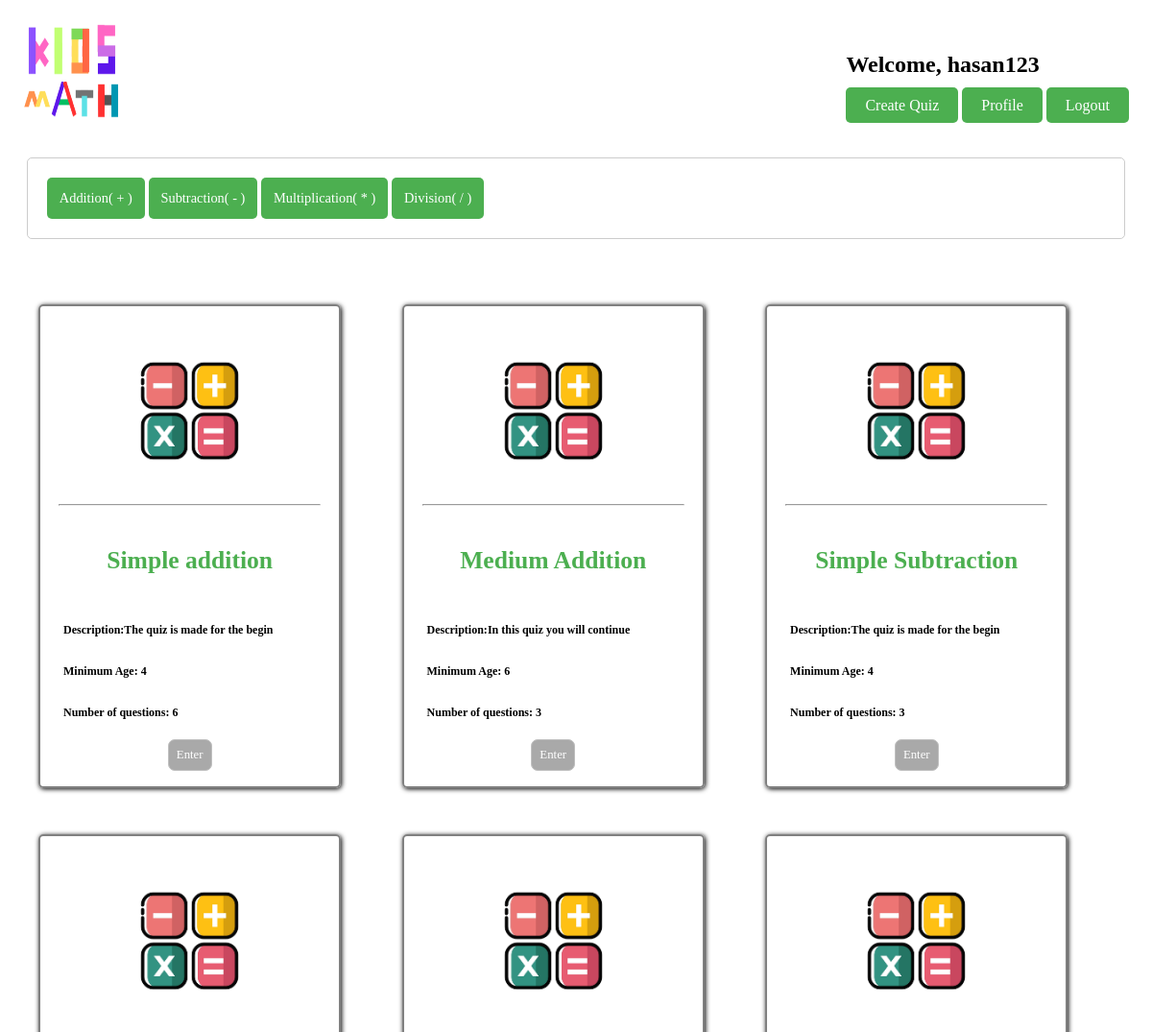
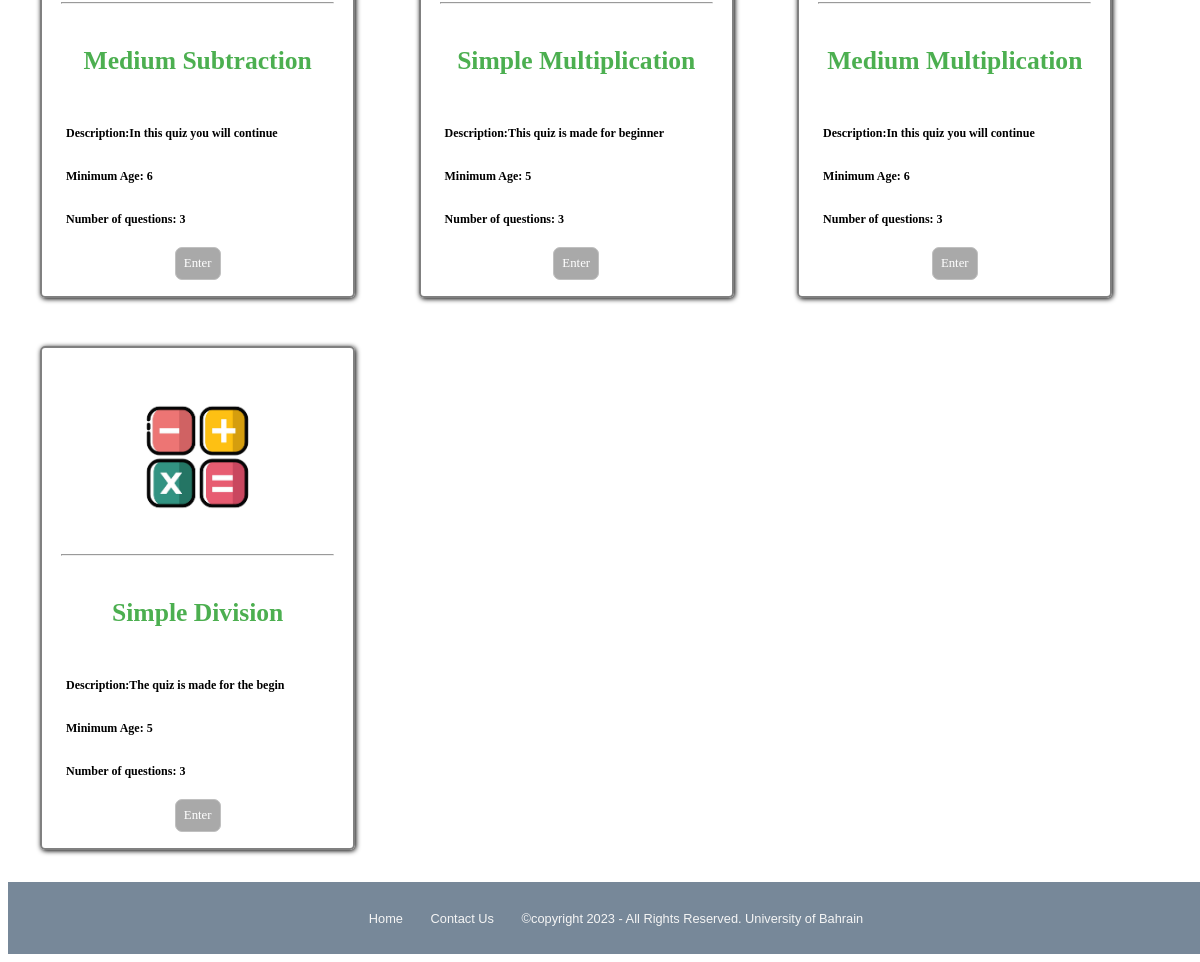
The app's page /home.php (signed in) with its own data (2 pictures, top to bottom).
### tables this page shows
CREATE TABLE `quizzes` (
  `QuizID` int(11) NOT NULL,
  `UserID` int(11) NOT NULL,
  `Title` varchar(150) NOT NULL,
  `Description` text NOT NULL,
  `Prerequisites` varchar(50) NOT NULL,
  `category` varchar(255) NOT NULL,
  `display_questions` int(11) NOT NULL,
  `Age` varchar(50) NOT NULL
);

### home.php (the view, shortened to what this page needs)
<?php
require("connection.php");
if(isset($_SESSION['Active'])){
?>
<!DOCTYPE html>
<html lang="en">
<head>
    <link rel="stylesheet" href="Projectstyle.css">
</head>
<body>
    <header>
        <a href="home.php"><img class="WLogo" style="width: 100px;height: 100px;" src="image/logo.png" alt="Logo"></a>
        <div class="headert">
        <h2>Welcome, <?php echo isset($_SESSION['Active']) ? $_SESSION['Active'] : ''; ?></h2>
        <a href="firstform.php">Create Quiz</a>
        <a href="profile.php">Profile</a>
        <a href="sessionDes.php">Logout</a>
        </div>
    </header>
    <nav>
        <a href="addition.php">Addition( + )</a>
        <a href="sub.php">Subtraction( - )</a>
        <a href="mul.php">Multiplication( * )</a>
        <a href="div.php">Division( / )</a>
    </nav>
    <main>
    <?php
    $query = "SELECT QuizID, Title, Description, display_questions, Age FROM quizzes";
    $result = $db->query($query);
    if ($result->rowCount() > 0) {
        while ($row = $result->fetch(PDO::FETCH_ASSOC)) {
          $quizID = $row['QuizID'];
          $title = $row['Title'];
          $description = $row['Description'];
          $Age = $row['Age'];
          $Display = $row['display_questions'];
          $questionsQuery = "SELECT question FROM questions1 WHERE quizid = " . $quizID .
                            " UNION ALL " .
                            "SELECT question FROM questions2 WHERE quizid = " . $quizID .
                            " UNION ALL " .
                            "SELECT question FROM questions3 WHERE quizid = " . $quizID;
          $questionsResult = $db->query($questionsQuery);
          $questionCount = $questionsResult->rowCount();
          if ($questionCount > 0) {
              ?>
              <div class="Cards">
                  <div class="QCard">
                  <img src="image\operations.jpg" alt="quiz image">
                      <hr/>
                      <h4><span></span><?php echo $title; ?></h4>
                      <p><span>Description:</span><?php echo Substr($description,0,30); ?></p>
                      <p>Minimum Age: <?php echo $Age; ?></p>
                      <p>Number of questions: <?php echo $Display; ?></p>
                      <a class="cardB" href="quiz.php?quizID=<?php echo $quizID; ?>">Enter</a>
                  </div>
              </div>
              <?php
          }
      }
    } else {
        echo "No quizzes available.";
    }
    ?>
    </main>
    <?php
    require('footer.php');
    ?>
</body>
</html>
<?php
    }
?>

### Projectstyle.css (style rules this page uses)
header { display: flex; justify-content: space-between; padding: 1rem; margin: auto; }
header div { margin-top: 0.5rem; }
header .WLogo { width: 30px; height: 30px; }
.headert { margin-top: 10px; }
header div a { background-color: #4CAF50; color: white; padding: 0.625rem 1.25rem; border: none; border-radius: 0.313rem; cursor: pointer; text-decoration: none; }
nav { margin: 1.25rem; padding: 1.25rem; border: 0.1rem solid #ccc; border-radius: 0.313rem; }
nav a { display: inline-block; padding: 0.8rem; text-decoration: none; color: black; font-size: 0.9rem; background-color: #4CAF50; color:white; border: none; border-radius: 5px; cursor: pointer; }
main { margin-left: 1rem; }
.Cards { display: inline-flex; margin: auto; padding-right: 1.7rem; }
.Cards a { color: rgb(0, 248, 99); background-color: rgb(0, 248, 99); font-size: 1.00rem; }
.Cards p { font-size: 2.00rem; }
.Cards h4 { text-align: center; color: #4CAF50; }
.QCard { display: inline-block; width: 350px; height: 350px; margin: 2rem 3% 0; padding: 1rem; border: solid rgb(226, 218, 218) 2px; border-radius: 5px; box-shadow: 1px 1px 5px black; text-align: center; }
.QCard img { width: 60%; height: auto; }
.QCard h4 { font-size: 1.60rem; padding: 0.5rem; font-weight: bold; align-items: center; text-align: center; }
.QCard hr { margin: 0 3px; color: rgb(0, 248, 99); }
.QCard p { font-size: 2.00rem; padding-left: 0.5rem; text-align: left; font-weight: bold; }
.QCard a { display: inline-block; padding: 0.5rem; text-decoration: none; border: solid rgb(31, 220, 110) 1px; border-radius: 7px; background-color: rgb(0, 248, 99); color: rgb(31, 220, 110); font-size: 1.00rem; }
.QCard { display: inline-block; width: 350px; height: 350px; margin: 2rem 3% 0; padding: 1rem; border: solid gray 2px; border-radius: 5px; box-shadow: 1px 1px 5px black; text-align: center; }
.QCard p { font-size: 0.75rem; padding: 0.5rem; }
.QCard hr { margin: 0 3px; color: darkgray; }
.QCard p, h4 { padding-left: 0.5rem; text-align: left; }
.QCard a { display: inline-block; padding: 0.5rem; text-decoration: none; border: solid silver 1px; border-radius: 7px; background-color: darkgray; color: white; font-size: 0.8rem; }
@media only screen and (min-width: 1024px) { .Cards { margin: 1rem 1rem 0; width: 27%; } }
@media only screen and (min-width: 1024px) { .QCard { width: 100%; margin: 2rem 0 0; height: auto; } }
@media only screen and (min-width: 1024px) { .QCard img { width: 100%; } }

### home.php (style rules this page uses)
h2 { margin-bottom: 20px; font-style: Serif; }

### records on screen
quizzes: Title "Simple addition", Description "The quiz is made for the begin", Age "4", display_questions "6"
quizzes: Title "Medium Addition", Description "In this quiz you will continue", Age "6", display_questions "3"
quizzes: Title "Simple Subtraction", Description "The quiz is made for the begin", Age "4", display_questions "3"
quizzes: Title "Medium Subtraction", Description "In this quiz you will continue", Age "6", display_questions "3"
quizzes: Title "Simple Multiplication", Description "This quiz is made for beginner", Age "5", display_questions "3"
quizzes: Title "Medium Multiplication", Description "In this quiz you will continue", Age "6", display_questions "3"
quizzes: Title "Simple Division", Description "The quiz is made for the begin", Age "5", display_questions "3"

### other values on screen
$_SESSION['Active'] "hasan123"
